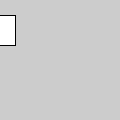
Frame 1 (no input)
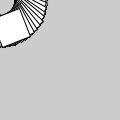
Frame 60 (the mouse pressed at the canvas centre just before this capture)
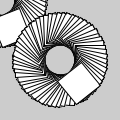
Frame 120 (the mouse held since frame 60 and released just before this capture)

The Processing sketch that drew these frames (run headless with seeded random() and noise(); from frame 60 on, the mouse is pressed at the canvas centre):

// Processing sketch: _7_19
// ── _7_19.pde
float angle=0.0;

void setup()
{
  size(120,120);
  smooth();
}

void draw()
{
  translate(mouseX,mouseY);
  rotate(angle);
  rect(-15,15,30,30);
  angle+=0.1;
}
